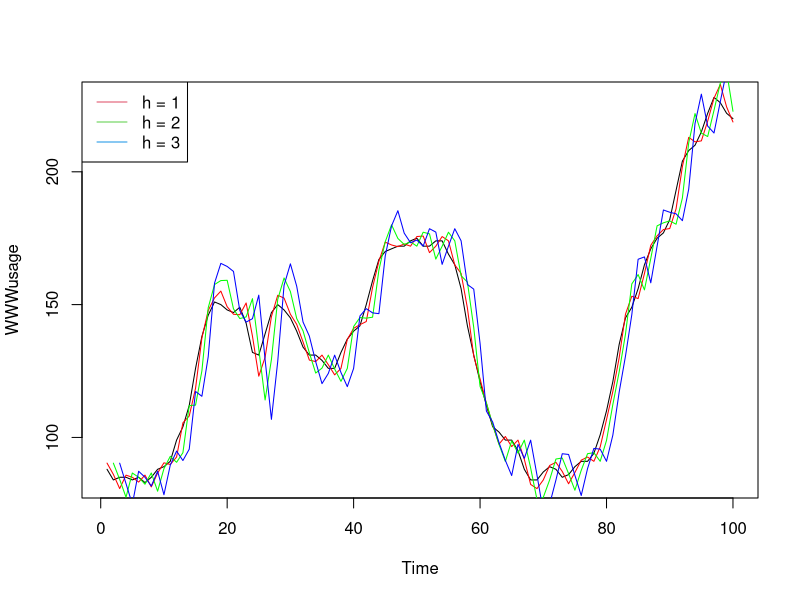

R code for this plot:
library(forecast)


### Name: fitted.fracdiff
### Title: h-step in-sample forecasts for time series models.
### Aliases: fitted.fracdiff fitted.Arima fitted.ar fitted.bats fitted.ets
###   fitted.modelAR fitted.nnetar fitted.tbats
### Keywords: ts

### ** Examples

fit <- ets(WWWusage)
plot(WWWusage)
lines(fitted(fit), col='red')
lines(fitted(fit, h=2), col='green')
lines(fitted(fit, h=3), col='blue')
legend("topleft", legend=paste("h =",1:3), col=2:4, lty=1)
